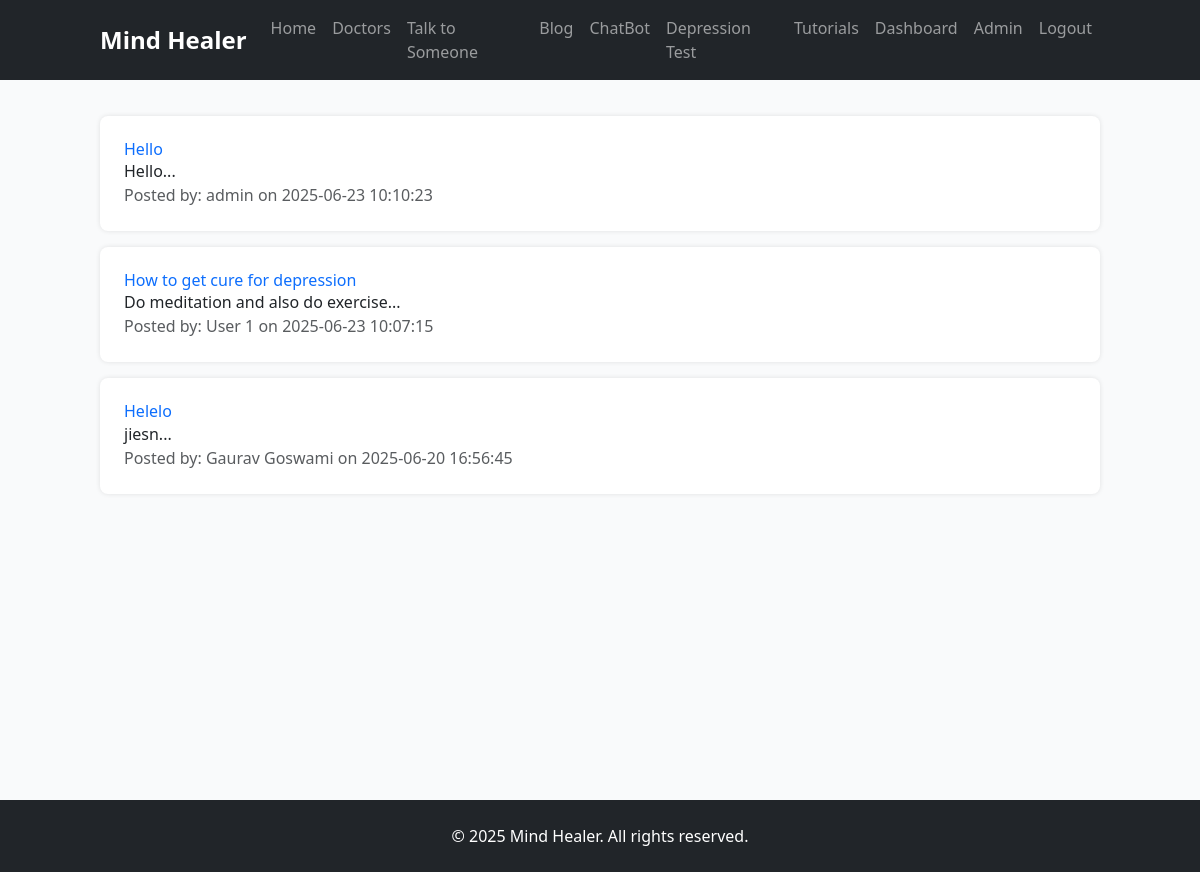
Screenshot of /blog.php (signed in) with the database file from the repository.
### tables this page shows
CREATE TABLE `blogs` (
  `id` int(11) NOT NULL,
  `user_id` int(11) NOT NULL,
  `title` varchar(255) NOT NULL,
  `content` text NOT NULL,
  `created_at` timestamp NOT NULL DEFAULT current_timestamp()
);

CREATE TABLE `users` (
  `id` int(11) NOT NULL,
  `username` varchar(50) NOT NULL,
  `email` varchar(100) NOT NULL,
  `password` varchar(255) NOT NULL,
  `role` enum('user','doctor','admin') DEFAULT 'user',
  `created_at` timestamp NOT NULL DEFAULT current_timestamp()
);

### blog.php (the view, shortened to what this page needs)
<?php
include 'includes/db_connect.php';
$blogs = $conn->query("SELECT b.id, b.title, b.content, b.created_at, u.username FROM blogs b JOIN users u ON b.user_id = u.id ORDER BY b.created_at DESC");
?>
<!DOCTYPE html>
<html lang="en">
<head>
    <link href="https://cdn.jsdelivr.net/npm/bootstrap@5.3.3/dist/css/bootstrap.min.css" rel="stylesheet">
    <link href="https://cdn.jsdelivr.net/npm/tailwindcss@2.2.19/dist/tailwind.min.css" rel="stylesheet">
    <link href="css/styles.css" rel="stylesheet">
</head>
<body>
    <?php include 'includes/header.php'; ?>
    <section class="blog-container">
        <div class="container">
            <h2 class="text-3xl font-bold text-center mb-5">Mental Health Blogs</h2>
            <?php while ($blog = $blogs->fetch_assoc()): ?>
                <div class="blog-card">
                    <h3><a href="view_blog.php?id=<?php echo $blog['id']; ?>" class="text-primary"><?php echo htmlspecialchars($blog['title']); ?></a></h3>
                    <p><?php echo htmlspecialchars(substr($blog['content'], 0, 100)); ?>...</p>
                    <p class="text-muted">Posted by: <?php echo htmlspecialchars($blog['username']); ?> on <?php echo htmlspecialchars($blog['created_at']); ?></p>
                </div>
            <?php endwhile; ?>
        </div>
    </section>
    <?php include 'includes/footer.php'; ?>
</body>
</html>

### css/styles.css (style rules this page uses)
body, html { height: 100%; margin: 0; overflow-x: hidden; }

### blog.php (style rules this page uses)
.blog-container { padding: 2rem; background: #f9fafb; min-height: 100vh; }
.blog-card { background: white; padding: 1.5rem; border-radius: 8px; margin-bottom: 1rem; box-shadow: 0 0 5px rgba(0,0,0,0.1); }

### rows the page displays
blogs: title "Hello", content "Hello", user.username "admin", created_at "2025-06-23 10:10:23"
blogs: title "How to get cure for depression", content "Do meditation and also do exercise", user.username "User 1", created_at "2025-06-23 10:07:15"
blogs: title "Helelo", content "jiesn", user.username "Gaurav Goswami", created_at "2025-06-20 16:56:45"
